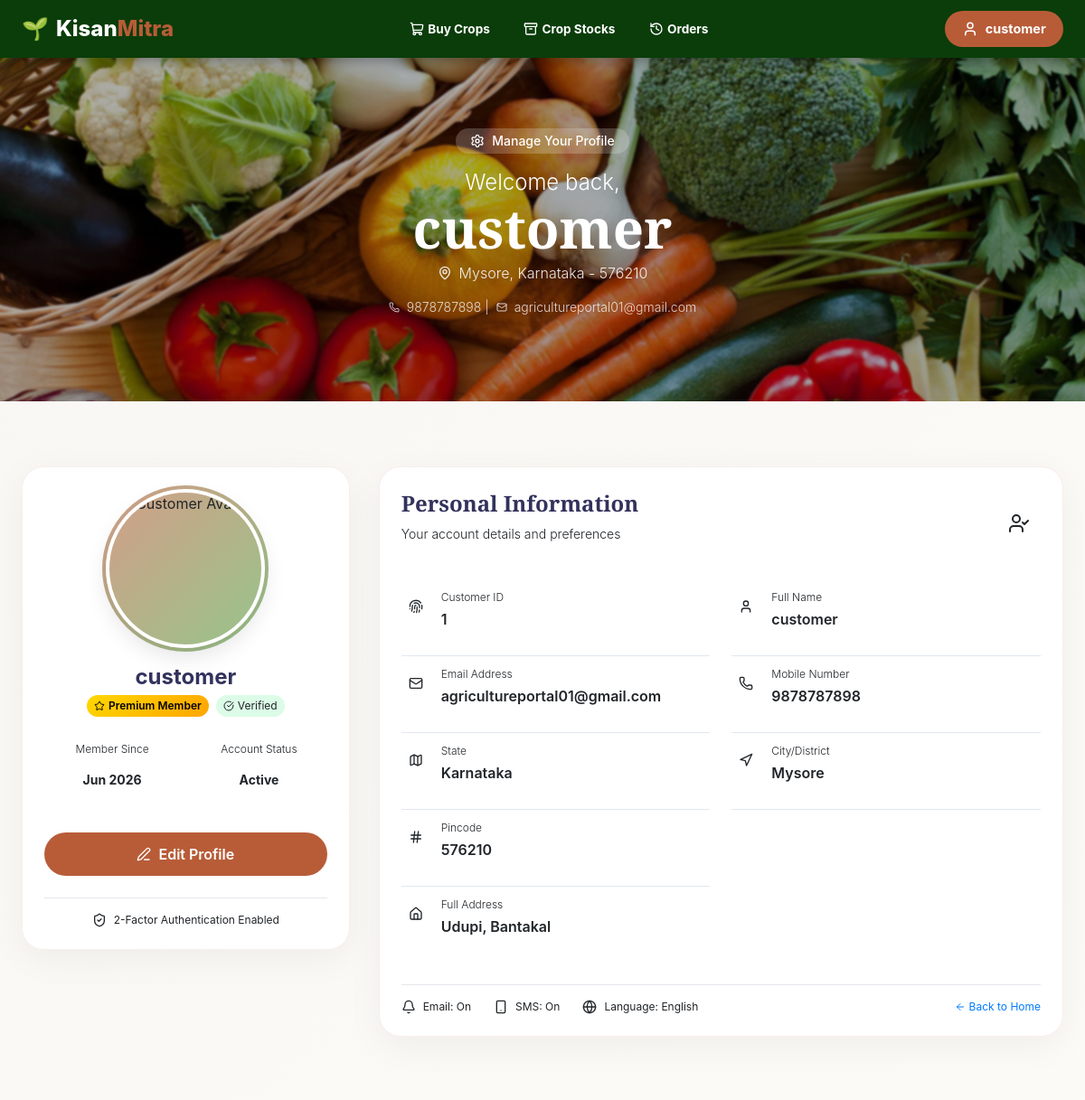
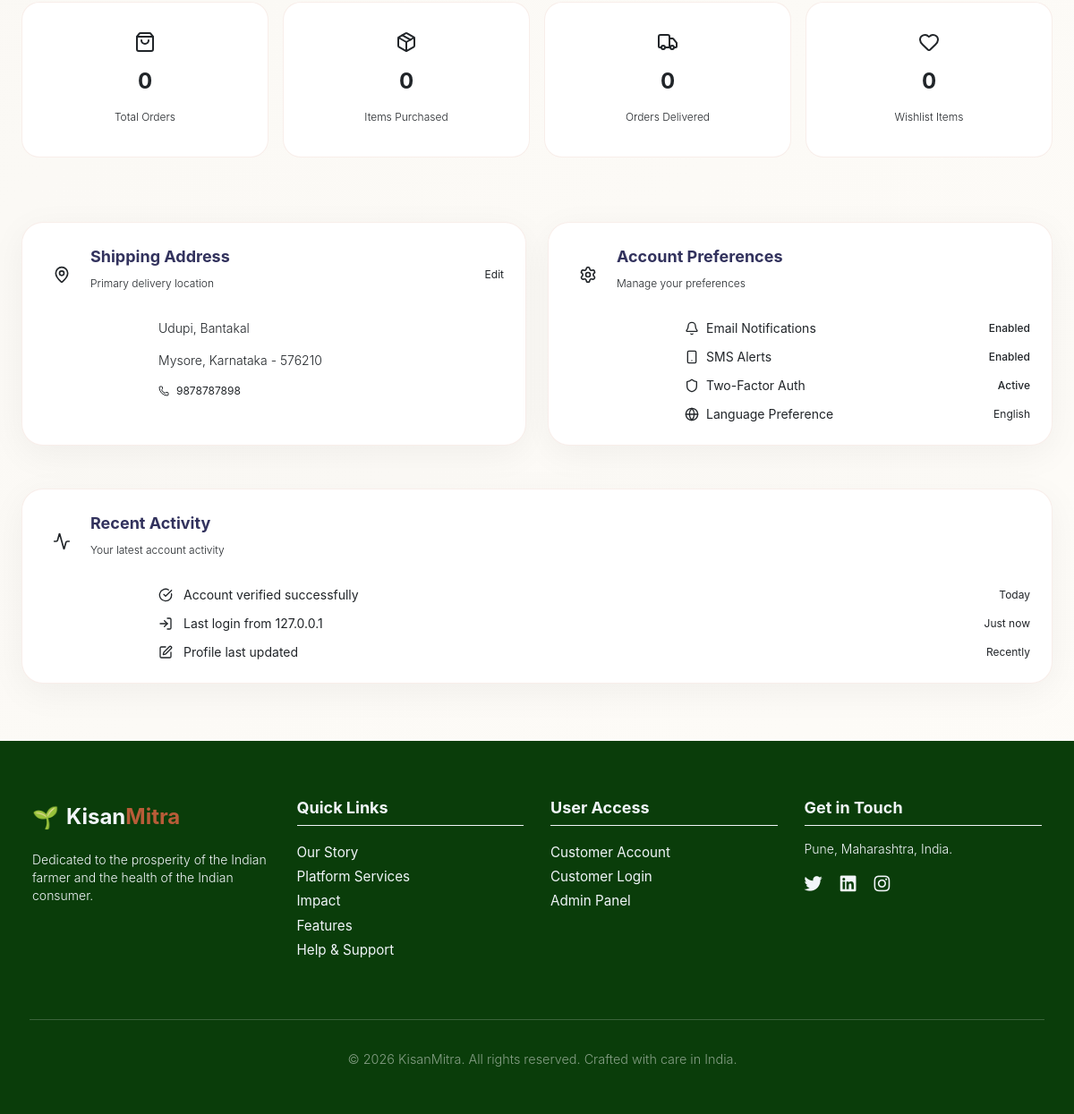
Screenshot of /customer/cprofile.php (signed in) with the database file from the repository (2 pictures, top to bottom).
### tables this page shows
CREATE TABLE `custlogin` (
  `cust_id` int(20) NOT NULL,
  `cust_name` varchar(255) NOT NULL,
  `password` varchar(255) NOT NULL,
  `email` varchar(255) NOT NULL,
  `address` varchar(255) NOT NULL,
  `city` varchar(255) NOT NULL,
  `pincode` varchar(255) NOT NULL,
  `state` varchar(255) NOT NULL,
  `phone_no` varchar(255) NOT NULL,
  `otp` varchar(10) DEFAULT NULL,
  `created_at` timestamp NOT NULL DEFAULT current_timestamp(),
  `total_orders` int(11) DEFAULT 0,
  `total_spent` decimal(10,2) DEFAULT 0.00,
  `last_order_date` date DEFAULT NULL,
  `status` tinyint(4) DEFAULT 1,
  `profile_picture` varchar(255) DEFAULT NULL,
  `otp_expiry` datetime DEFAULT NULL,
  `last_otp_sent` datetime DEFAULT NULL,
  `profile_pic` varchar(255) DEFAULT NULL,
  `banner_pic` varchar(255) DEFAULT NULL,
  `email_notifications` tinyint(1) DEFAULT 1,
  `sms_alerts` tinyint(1) DEFAULT 1,
  `language_pref` varchar(50) DEFAULT 'english'
);

### customer/cprofile.php (the view, shortened to what the rows shown need)
<?php
include ('csession.php');
$query4 = "SELECT * from custlogin where email='$user_check'";
$ses_sq4 = mysqli_query($conn, $query4);
$row4 = mysqli_fetch_assoc($ses_sq4);
$para1 = $row4['cust_id'];
$para2 = $row4['cust_name'];
$para5 = $row4['email'];
$para6 = $row4['phone_no'];
$para7 = $row4['state'];
$para8 = $row4['city'];
$para9 = $row4['address'];
$para10 = $row4['pincode'];
$profile_pic = (!empty($row4['profile_pic'])) ? $row4['profile_pic'] : 'assets/img/default-profile.jpg';
$language_pref = isset($row4['language_pref']) ? $row4['language_pref'] : 'english';
?>
<!DOCTYPE html>
<html lang="en">
<head>
    <script src="https://cdn.tailwindcss.com"></script>
    <link rel="stylesheet" href="https://cdnjs.cloudflare.com/ajax/libs/font-awesome/5.15.3/css/all.min.css">
    <?php include ('cheader.php'); ?>
</head>
<body class="bg-bg-light" id="top">
<?php include ('cnav.php'); ?>
<div class="image-banner flex items-center justify-center relative">
    <div class="relative z-10 text-center px-4 animate-fadeInUp">
        <div class="inline-flex items-center gap-2 bg-white/20 backdrop-blur-sm rounded-full px-3 py-1 md:px-4 md:py-1.5 mb-3 md:mb-4">
            <i data-lucide="settings" class="w-3 h-3 md:w-4 md:h-4 text-white"></i>
            <span class="text-white text-xs md:text-sm font-medium">Manage Your Profile</span>
        </div>
        <h3 class="text-lg md:text-2xl font-light text-white mb-1 md:mb-2">Welcome back,</h3>
        <h1 class="text-3xl md:text-6xl font-bold text-white break-words" style="font-family: 'Playfair Display', serif;">
            <?php echo htmlspecialchars($para2) ?>
        </h1>
        <p class="text-white/90 text-xs md:text-base mt-2 md:mt-3 flex flex-wrap items-center justify-center gap-1 md:gap-2">
            <i data-lucide="map-pin" class="w-3 h-3 md:w-4 md:h-4"></i>
            <?php echo htmlspecialchars($para8) ?>, <?php echo htmlspecialchars($para7) ?> - <?php echo $para10 ?>
        </p>
        <p class="text-white/80 text-xs md:text-sm mt-1 md:mt-2 flex flex-wrap items-center justify-center gap-1 md:gap-2">
            <i data-lucide="phone" class="w-3 h-3"></i>
            <?php echo $para6 ?> |
            <i data-lucide="mail" class="w-3 h-3"></i>
            <?php echo $para5 ?>
        </p>
    </div>
</div>
<section class="relative pb-12 md:pb-16 pt-6 md:pt-8">
    <div class="max-w-7xl mx-auto px-4 sm:px-6 lg:px-8">
        <div class="grid lg:grid-cols-3 gap-4 md:gap-6 lg:gap-8 mb-6 md:mb-8">
            <div class="lg:col-span-1 animate-slideInLeft">
                <div class="main-card p-4 md:p-6 text-center">
                    <div class="profile-img-container mb-3 md:mb-4">
                        <img src="<?php echo '../' . $profile_pic; ?>" alt="Customer Avatar"
                             class="profile-img-placeholder rounded-full w-28 h-28 md:w-36 md:h-36 lg:w-44 lg:h-44 object-cover mx-auto">
                    </div>
                    <h2 class="text-lg md:text-xl lg:text-2xl font-bold text-text-dark mb-1 break-words"><?php echo htmlspecialchars($para2) ?></h2>
                    <div class="flex flex-wrap justify-center gap-1 md:gap-2 mb-3 md:mb-4">
                        <span class="badge-premium px-2 md:px-3 py-0.5 md:py-1 text-xs rounded-full font-semibold flex items-center gap-1">
                        </span>
                        <span class="px-2 md:px-3 py-0.5 md:py-1 bg-green-100 text-secondary-green text-xs rounded-full flex items-center gap-1">
                        </span>
                    </div>
                    <div class="grid grid-cols-2 gap-2 md:gap-3 mb-4 md:mb-5 pt-1 md:pt-2">
                        <div class="bg-terracotta/5 rounded-xl p-1.5 md:p-2">
                        </div>
                        <div class="bg-terracotta/5 rounded-xl p-1.5 md:p-2">
                        </div>
                    </div>
                    <button id="editProfileBtn"
                            class="btn-terracotta font-semibold py-2.5 md:py-3 px-4 md:px-6 rounded-full text-sm md:text-base inline-flex items-center gap-2 w-full justify-center">
                        <i data-lucide="edit-3" class="w-4 h-4"></i>
                        Edit Profile
                    </button>
                    <div class="mt-4 md:mt-5 pt-3 md:pt-4 border-t border-border">
                        <div class="flex items-center justify-center gap-2 text-text-light text-xs">
                        </div>
                    </div>
                </div>
            </div>
            <div class="lg:col-span-2 animate-slideInRight">
                <div class="main-card p-4 md:p-5 lg:p-6">
                    <div class="flex flex-wrap justify-between items-center mb-4 md:mb-5">
                        <div>
                            <h2 class="text-lg md:text-xl lg:text-2xl font-bold text-text-dark" style="font-family: 'Playfair Display', serif;">
                                Personal Information
                            </h2>
                        </div>
                    </div>
                    <div class="grid md:grid-cols-2 gap-x-4 md:gap-x-6 gap-y-0">
                        <?php
                        $profileDetails = [
                            'Customer ID' => ['icon' => 'fingerprint', 'value' => $para1],
                            'Full Name' => ['icon' => 'user', 'value' => $para2],
                            'Email Address' => ['icon' => 'mail', 'value' => $para5],
                            'Mobile Number' => ['icon' => 'phone', 'value' => $para6],
                            'State' => ['icon' => 'map', 'value' => $para7],
                            'City/District' => ['icon' => 'navigation', 'value' => $para8],
                            'Pincode' => ['icon' => 'hash', 'value' => $para10],
                            'Full Address' => ['icon' => 'home', 'value' => $para9, 'span' => true],
                        ];
                        foreach ($profileDetails as $label => $data) {
                            $spanClass = isset($data['span']) && $data['span'] ? 'md:col-span-2' : '';
                        ?>
                        <div class="detail-item <?php echo $spanClass; ?>">
                            <div class="flex items-start gap-2 md:gap-3">
                                <div class="w-6 h-6 md:w-8 md:h-8 rounded-full bg-terracotta/5 flex items-center justify-center flex-shrink-0 mt-0.5">
                                    <i data-lucide="<?php echo $data['icon']; ?>" class="w-3 h-3 md:w-4 md:h-4 text-terracotta"></i>
                                </div>
                                <div class="flex-1 min-w-0">
                                    <p class="text-xs text-text-light mb-0.5 md:mb-1"><?php echo $label; ?></p>
                                    <p class="text-xs md:text-sm lg:text-base font-semibold text-text-dark break-words"><?php echo htmlspecialchars($data['value']); ?></p>
                                </div>
                            </div>
                        </div>
                        <?php } ?>
                    </div>
                    <div class="mt-4 md:mt-5 pt-3 md:pt-4 border-t border-border">
                        <div class="flex flex-col sm:flex-row justify-between items-center gap-3">
                            <div class="flex flex-wrap items-center justify-center gap-2 md:gap-3">
                                <div class="flex items-center gap-1 md:gap-2">
                                    <i data-lucide="globe" class="w-3 h-3 md:w-4 md:h-4 text-terracotta"></i>
                                    <span class="text-xs text-text-light">Language: <?php echo ucfirst($language_pref); ?></span>
                                </div>
                            </div>
                        </div>
                    </div>
                </div>
            </div>
        </div>
        <div class="grid md:grid-cols-2 gap-4 md:gap-6 animate-fadeInUp delay-300">
            <div class="main-card p-4 md:p-5">
                <div class="pl-8 md:pl-12">
                    <p class="text-xs md:text-sm text-text-dark leading-relaxed break-words"><?php echo htmlspecialchars($para9); ?></p>
                    <p class="text-xs md:text-sm text-text-dark mt-1 break-words"><?php echo htmlspecialchars($para8); ?>, <?php echo htmlspecialchars($para7); ?> - <?php echo $para10; ?></p>
                    <div class="flex items-center gap-2 mt-2 md:mt-3">
                        <i data-lucide="phone" class="w-3 h-3 text-text-light"></i>
                        <span class="text-xs text-text-light"><?php echo $para6; ?></span>
                    </div>
                </div>
            </div>
            <div class="main-card p-4 md:p-5">
                <div class="space-y-2 md:space-y-3 pl-8 md:pl-12">
                    <div class="flex flex-wrap justify-between items-center gap-2">
                        <div class="flex items-center gap-1 md:gap-2">
                            <i data-lucide="globe" class="w-3 h-3 md:w-4 md:h-4 text-text-light"></i>
                            <span class="text-xs md:text-sm text-text-dark">Language Preference</span>
                        </div>
                        <span class="text-xs text-text-dark"><?php echo ucfirst($language_pref); ?></span>
                    </div>
                </div>
            </div>
        </div>
    </div>
</section>
<?php include ('footer.php'); ?>
</body>
</html>

### customer/cnav.php (shortened to what the rows shown need)
<!DOCTYPE html>
<html lang="en">
<head>
<script src="https://cdn.tailwindcss.com"></script>
</head>
<body>
<header id="main-header">
    <div class="nav-container">
        <div style="margin-left: auto;" class="desktop-profile-dropdown desktop-nav-items">
            <div class="dropdown">
                <button class="btn-profile-dropdown">
                    <i data-lucide="user" style="width:18px; height:18px;"></i> <?php echo htmlspecialchars($para2) ?>
                </button>
            </div>
        </div>
    </div>
</header>
</body>
</html>

### rows the page displays
custlogin: cust_name "customer", city "Mysore", state "Karnataka", pincode "576210", phone_no "9878787898", email "agricultureportal01@gmail.com", label "Full Address", address "Udupi, Bantakal", language_pref "English"

### other values shown
date('M Y', strtotime($account_created)) "Jun 2026"
$label "Customer ID"
$data['value'] "1"
$label "Full Name"
$data['value'] "customer"
$label "Email Address"
$data['value'] "agricultureportal01@gmail.com"
$label "Mobile Number"
$data['value'] "9878787898"
$label "State"
$data['value'] "Karnataka"
$label "City/District"
$data['value'] "Mysore"
$label "Pincode"
$data['value'] "576210"
